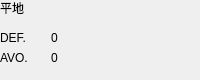
<?xml version="1.0" encoding="UTF-8"?>
<ui version="4.0">
 <class>GroundTypeInfo</class>
 <widget class="QWidget" name="GroundTypeInfo">
  <property name="geometry">
   <rect>
    <x>0</x>
    <y>0</y>
    <width>200</width>
    <height>80</height>
   </rect>
  </property>
  <property name="minimumSize">
   <size>
    <width>200</width>
    <height>80</height>
   </size>
  </property>
  <property name="maximumSize">
   <size>
    <width>200</width>
    <height>80</height>
   </size>
  </property>
  <property name="windowTitle">
   <string>Form</string>
  </property>
  <widget class="QWidget" name="wd_groundType" native="true">
   <property name="geometry">
    <rect>
     <x>0</x>
     <y>0</y>
     <width>120</width>
     <height>80</height>
    </rect>
   </property>
   <widget class="QLabel" name="lb_groundType">
    <property name="geometry">
     <rect>
      <x>0</x>
      <y>0</y>
      <width>121</width>
      <height>16</height>
     </rect>
    </property>
    <property name="text">
     <string>平地</string>
    </property>
   </widget>
   <widget class="QLabel" name="lb_DEF">
    <property name="geometry">
     <rect>
      <x>0</x>
      <y>30</y>
      <width>31</width>
      <height>16</height>
     </rect>
    </property>
    <property name="text">
     <string>DEF.</string>
    </property>
   </widget>
   <widget class="QLabel" name="lb_DEFValue">
    <property name="geometry">
     <rect>
      <x>51</x>
      <y>30</y>
      <width>61</width>
      <height>16</height>
     </rect>
    </property>
    <property name="text">
     <string>0</string>
    </property>
   </widget>
   <widget class="QLabel" name="lb_AVO">
    <property name="geometry">
     <rect>
      <x>0</x>
      <y>50</y>
      <width>31</width>
      <height>16</height>
     </rect>
    </property>
    <property name="text">
     <string>AVO.</string>
    </property>
   </widget>
   <widget class="QLabel" name="lb_AVOValue">
    <property name="geometry">
     <rect>
      <x>51</x>
      <y>50</y>
      <width>61</width>
      <height>16</height>
     </rect>
    </property>
    <property name="text">
     <string>0</string>
    </property>
   </widget>
  </widget>
  <widget class="QLabel" name="background">
   <property name="geometry">
    <rect>
     <x>0</x>
     <y>0</y>
     <width>200</width>
     <height>80</height>
    </rect>
   </property>
   <property name="text">
    <string/>
   </property>
  </widget>
  <zorder>background</zorder>
  <zorder>wd_groundType</zorder>
 </widget>
 <resources/>
 <connections/>
</ui>
